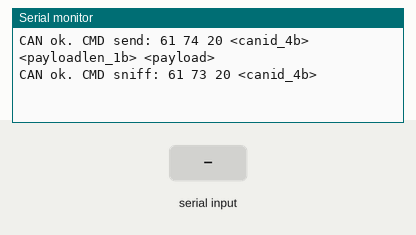
Simulated run of this sketch. Board: Arduino Uno, built with avr-gcc and run on an emulated ATmega328P. Parts: the last lines printed to the serial monitor. The test bench sets the inputs (shaded band).

Above: at 1.2 s.
1.3 s: byte 30 received over Serial
At 2.1 s:
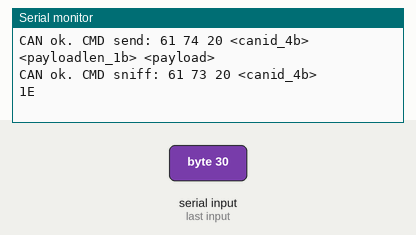
2.8 s: byte 90 received over Serial
At 3.3 s:
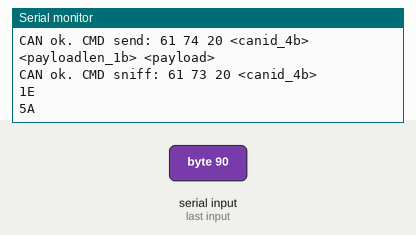
4.3 s: byte 120 received over Serial
At 5.6 s:
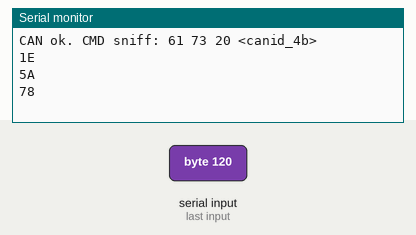

Measured:
- after the input at 1.3 s, the serial monitor: prints a new line at once (image 1)
- after the input at 2.8 s, the serial monitor: prints a new line at once (image 2)
- after the input at 4.3 s, the serial monitor: prints a new line at once (image 3)

The sketch:

serialtest.ino
```cpp
byte incomingByte =0;

void setup() {
  Serial.begin(9600);
    Serial.println("CAN ok. CMD send: 61 74 20 <canid_4b> <payloadlen_1b> <payload>");
    Serial.println("CAN ok. CMD sniff: 61 73 20 <canid_4b>");
}

void loop() {
  if (Serial.available() > 0) { //populating buffer
    incomingByte = Serial.read();
    Serial.println(incomingByte,HEX);
  }
}
```
